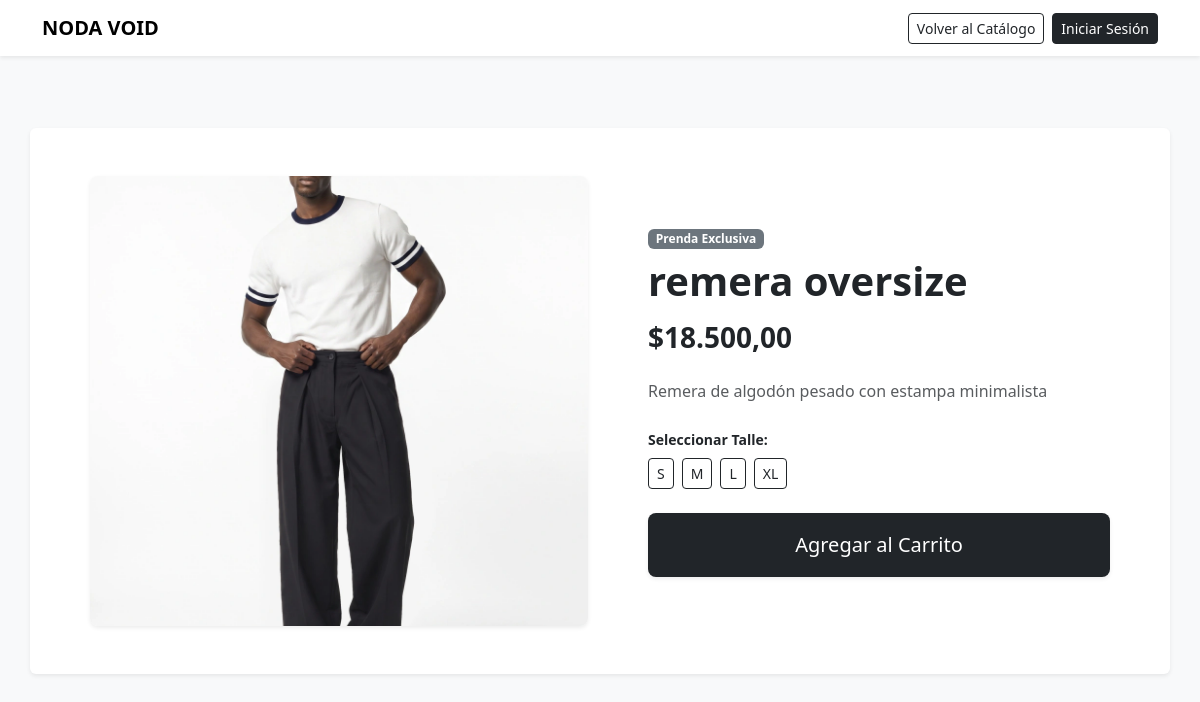
/public/index.php?url=productos/detalle&id=1, run on the app's committed database.
### tables this page shows
CREATE TABLE `productos` (
  `id` int(11) NOT NULL,
  `nombre` varchar(150) NOT NULL,
  `descripcion` text DEFAULT NULL,
  `precio` decimal(10,2) NOT NULL,
  `categoria_id` int(11) DEFAULT NULL,
  `imagen` varchar(255) NOT NULL
);

### app/controllers/ProductosController.php (called while the page is built, shortened)
<?php
class ProductosController {
    public function actionDetalle() {
        $id = isset($_GET['id']) ? intval($_GET['id']) : 0;
        $producto = ProductoModel::obtenerPorId($id);
        include_once __DIR__ . '/../views/productos/detalle.php';
    }
}

### app/core/App.php (called while the page is built, shortened)
<?php
class App
{
    protected $controller  = "app\\controllers\\" . "HomeController";
    protected $method      = "actionIndex";
    protected $params      = [];
    public function __construct()
    {
        $url = $this->parseUrl();
        $controladorPorDefecto = false;
        if (!isset($url[0])) {
            $controllerActive = $this->controller;
            $checkArchivoControlador = $controllerActive . '.php';
            $controladorPorDefecto = true;
        } else {
            $controllerActive = ucfirst(strtolower($url[0])) . "Controller";
            $checkArchivoControlador = APP_PATH . "controllers/" . $controllerActive . '.php';
        }
        if (file_exists($checkArchivoControlador)) {
            if ($controladorPorDefecto == false) {
                $this->controller = APP_PATH . "controllers/" . $controllerActive;
            }
            $this->controller = new  $tempController;
            if (isset($url[1])) {
                $methodName = "action" . ucfirst(strtolower($url[1]));
                if (method_exists($this->controller, $methodName)) {
                    $this->method = $methodName;
                    unset($url[1]);
                } else {
                    $this->method = 'action404';
                    unset($url[1]);
                }
            }
            unset($url[0]);
        }
        $this->params = $url ? array_values($url) : $this->params;
        call_user_func_array([$this->controller, $this->method], $this->params);
    }
    public function parseUrl()
    {
        if (isset($_GET['url'])) {
            return explode("/", filter_var(rtrim($_GET["url"], "/"), FILTER_SANITIZE_URL));
        }
    }
}

### public/index.php (called while the page is built, shortened)
<?php
$app = new App;

### app/models/ProductoModel.php (called while the page is built, shortened)
<?php
class ProductoModel {
    public static function obtenerPorId($id) {
        try {
            $db = \DataBase::connection();
            $stmt = $db->prepare("SELECT * FROM productos WHERE id = :id LIMIT 1");
            $stmt->execute(['id' => $id]);
            return $stmt->fetch(PDO::FETCH_ASSOC);
        } catch (\PDOException $e) {
            return null;
        }
    }
}

### app/views/productos/detalle.php (the view, shortened to what this page needs)
<!DOCTYPE html>
<html lang="es">
<head>
    <link href="https://cdn.jsdelivr.net/npm/bootstrap@5.3.0/dist/css/bootstrap.min.css" rel="stylesheet">
</head>
<body>
    <nav class="navbar navbar-expand-lg navbar-light bg-white shadow-sm mb-4">
        <div class="container">
            <a class="navbar-brand fw-bold tracking-wider" href="/novavoid/public/index.php?url=home/index">NODA VOID</a>
            <div class="d-flex">
                <a href="/novavoid/public/index.php?url=home/index" class="btn btn-outline-dark btn-sm me-2">Volver al Catálogo</a>
                <?php if (isset($_SESSION['user_id'])): ?>
                    <a href="#" class="btn btn-dark btn-sm">Hola, <?= htmlspecialchars($_SESSION['nombre'] ?? 'Usuario') ?></a>
                <?php else: ?>
                    <a href="/novavoid/public/index.php?url=auth/login" class="btn btn-dark btn-sm">Iniciar Sesión</a>
                <?php endif; ?>
            </div>
        </div>
    </nav>
    <div class="container py-5">
        <div class="row align-items-center bg-white p-4 p-md-5 rounded shadow-sm">
            <div class="col-md-6 mb-4 mb-md-0 text-center">
                <img src="/novavoid/public/img/<?= htmlspecialchars($producto['imagen'] ?? 'default.jpg') ?>"
                     class="img-fluid img-detalle w-100 shadow-sm"
                     alt="<?= htmlspecialchars($producto['nombre']) ?>">
            </div>
            <div class="col-md-6 ps-md-5">
                <span class="badge bg-secondary mb-2">Prenda Exclusiva</span>
                <h1 class="fw-bold mb-3"><?= htmlspecialchars($producto['nombre']) ?></h1>
                <h3 class="text-dark fw-bold mb-4">$<?= number_format($producto['precio'], 2, ',', '.') ?></h3>
                <p class="text-muted mb-4"><?= htmlspecialchars($producto['descripcion'] ?? 'Sin descripción detallada para esta prenda.') ?></p>
                <div class="mb-4">
                    <label class="form-label fw-bold small">Seleccionar Talle:</label>
                    <div class="d-flex gap-2">
                        <button type="button" class="btn btn-outline-dark btn-sm">S</button>
                        <button type="button" class="btn btn-outline-dark btn-sm">M</button>
                        <button type="button" class="btn btn-outline-dark btn-sm">L</button>
                        <button type="button" class="btn btn-outline-dark btn-sm">XL</button>
                    </div>
                </div>
                <form action="/novavoid/public/index.php?url=carrito/agregar" method="POST">
                    <button type="submit" class="btn btn-negro btn-lg w-100 py-3 shadow-sm">Agregar al Carrito</button>
                </form>
            </div>
        </div>
    </div>
</body>
</html>

### app/views/productos/detalle.php (style rules this page uses)
body { background-color: #f8f9fa; color: #212529; }
.btn-negro { background-color: #212529; color: #fff; }
.img-detalle { max-height: 450px; object-fit: cover; border-radius: 8px; }

### data on the page
productos: imagen (picture), nombre "remera oversize", precio "18.500,00", descripcion "Remera de algodón pesado con estampa minimalista"
